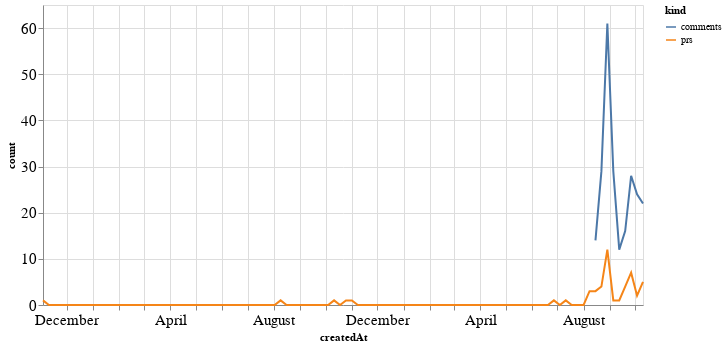

The code cell stored with this chart in its notebook:
### Code cell
alt.Chart(total_time, width=600).mark_line().encode(
    x='createdAt',
    y='count',
    color='kind'
)

### Figure 1 — Vega-Lite specification as saved in the notebook (floating-point values rounded to 4 significant figures; data arrays with more than 128 entries replaced by an {"elided": "..."} marker saying what was removed)
{"config": {"axisLeft": {"labelFontSize": 15}, "axisBottom": {"labelFontSize": 15}}, "data": {"name": "data-8698d47dcb9b2053ccd90f3240142a24"}, "mark": "line", "encoding": {"color": {"type": "nominal", "field": "kind"}, "x": {"type": "temporal", "field": "createdAt"}, "y": {"type": "quantitative", "field": "count"}}, "width": 600, "$schema": "https://vega.github.io/schema/vega-lite/v4.8.1.json", "datasets": {"data-8698d47dcb9b2053ccd90f3240142a24": {"elided": "204 records"}}}
